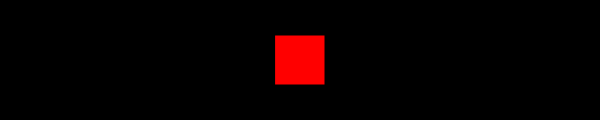
Frame 1 (no input)
Frame 60 (no input): identical to frame 1, image omitted
Frame 120 (the mouse pressed at the canvas centre since frame 60): identical to frame 1, image omitted

The p5.js sketch that drew this single still picture (run headless with seeded random() and noise() and a simulated clock; from frame 60 on, the mouse is pressed at the canvas centre):

// p5.js sketch
// ── sketch.js
function setup() {
  createCanvas(600, 120);
}

function draw() {
  //set the rectMode to center
  rectMode(CENTER);
  background(0);
  //set the initial fill to red
  fill(255, 0, 0);

  if (mouseX > 300) {
    //if mouseX > 300 change the fill to blue
    fill(0, 0, 255);
  }
  //draw a rect at the center of the canvas
  rect(width / 2, height / 2, 50, 50);
}
